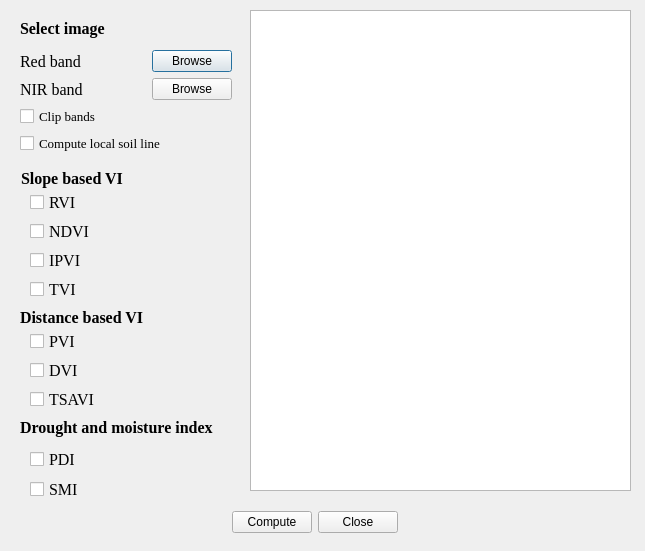
<?xml version="1.0" encoding="UTF-8"?>
<ui version="4.0">
 <class>VDIPDialogBase</class>
 <widget class="QDialog" name="VDIPDialogBase">
  <property name="geometry">
   <rect>
    <x>0</x>
    <y>0</y>
    <width>645</width>
    <height>551</height>
   </rect>
  </property>
  <property name="windowTitle">
   <string>VDIP</string>
  </property>
  <widget class="QCheckBox" name="cb_sm">
   <property name="geometry">
    <rect>
     <x>30</x>
     <y>478</y>
     <width>199</width>
     <height>23</height>
    </rect>
   </property>
   <property name="font">
    <font>
     <family>Times New Roman</family>
     <pointsize>12</pointsize>
    </font>
   </property>
   <property name="text">
    <string>SMI</string>
   </property>
  </widget>
  <widget class="QCheckBox" name="cb_ndvi">
   <property name="geometry">
    <rect>
     <x>30</x>
     <y>220</y>
     <width>199</width>
     <height>23</height>
    </rect>
   </property>
   <property name="font">
    <font>
     <family>Times New Roman</family>
     <pointsize>12</pointsize>
    </font>
   </property>
   <property name="text">
    <string>NDVI</string>
   </property>
  </widget>
  <widget class="QCheckBox" name="cb_tsavi">
   <property name="geometry">
    <rect>
     <x>30</x>
     <y>388</y>
     <width>199</width>
     <height>23</height>
    </rect>
   </property>
   <property name="font">
    <font>
     <family>Times New Roman</family>
     <pointsize>12</pointsize>
    </font>
   </property>
   <property name="text">
    <string>TSAVI</string>
   </property>
  </widget>
  <widget class="QCheckBox" name="cb_ipvi">
   <property name="geometry">
    <rect>
     <x>30</x>
     <y>249</y>
     <width>199</width>
     <height>23</height>
    </rect>
   </property>
   <property name="font">
    <font>
     <family>Times New Roman</family>
     <pointsize>12</pointsize>
    </font>
   </property>
   <property name="text">
    <string>IPVI</string>
   </property>
  </widget>
  <widget class="QCheckBox" name="cb_tvi">
   <property name="geometry">
    <rect>
     <x>30</x>
     <y>278</y>
     <width>199</width>
     <height>23</height>
    </rect>
   </property>
   <property name="font">
    <font>
     <family>Times New Roman</family>
     <pointsize>12</pointsize>
    </font>
   </property>
   <property name="text">
    <string>TVI</string>
   </property>
  </widget>
  <widget class="QWidget" name="layoutWidget_2">
   <property name="geometry">
    <rect>
     <x>20</x>
     <y>13</y>
     <width>212</width>
     <height>141</height>
    </rect>
   </property>
   <layout class="QVBoxLayout" name="verticalLayout_2">
    <item>
     <widget class="QLabel" name="label">
      <property name="font">
       <font>
        <family>Times New Roman</family>
        <pointsize>12</pointsize>
        <weight>75</weight>
        <bold>true</bold>
       </font>
      </property>
      <property name="text">
       <string>Select image</string>
      </property>
     </widget>
    </item>
    <item>
     <layout class="QVBoxLayout" name="verticalLayout">
      <item>
       <layout class="QHBoxLayout" name="horizontalLayout">
        <item>
         <widget class="QLabel" name="label_3">
          <property name="font">
           <font>
            <family>Times New Roman</family>
            <pointsize>12</pointsize>
           </font>
          </property>
          <property name="text">
           <string>Red band</string>
          </property>
         </widget>
        </item>
        <item>
         <spacer name="horizontalSpacer">
          <property name="orientation">
           <enum>Qt::Horizontal</enum>
          </property>
          <property name="sizeHint" stdset="0">
           <size>
            <width>58</width>
            <height>16</height>
           </size>
          </property>
         </spacer>
        </item>
        <item>
         <widget class="QPushButton" name="pb_red_band">
          <property name="text">
           <string>Browse</string>
          </property>
         </widget>
        </item>
       </layout>
      </item>
      <item>
       <layout class="QHBoxLayout" name="horizontalLayout_2">
        <item>
         <widget class="QLabel" name="label_4">
          <property name="font">
           <font>
            <family>Times New Roman</family>
            <pointsize>12</pointsize>
           </font>
          </property>
          <property name="text">
           <string>NIR band</string>
          </property>
         </widget>
        </item>
        <item>
         <spacer name="horizontalSpacer_2">
          <property name="orientation">
           <enum>Qt::Horizontal</enum>
          </property>
          <property name="sizeHint" stdset="0">
           <size>
            <width>58</width>
            <height>20</height>
           </size>
          </property>
         </spacer>
        </item>
        <item>
         <widget class="QPushButton" name="pb_nir_band">
          <property name="text">
           <string>Browse</string>
          </property>
         </widget>
        </item>
       </layout>
      </item>
     </layout>
    </item>
    <item>
     <layout class="QHBoxLayout" name="horizontalLayout_3">
      <item>
       <widget class="QCheckBox" name="cb_clip_bands">
        <property name="font">
         <font>
          <family>Times New Roman</family>
          <pointsize>10</pointsize>
         </font>
        </property>
        <property name="text">
         <string>Clip bands</string>
        </property>
       </widget>
      </item>
      <item>
       <spacer name="horizontalSpacer_4">
        <property name="orientation">
         <enum>Qt::Horizontal</enum>
        </property>
        <property name="sizeHint" stdset="0">
         <size>
          <width>48</width>
          <height>20</height>
         </size>
        </property>
       </spacer>
      </item>
     </layout>
    </item>
    <item>
     <layout class="QHBoxLayout" name="horizontalLayout_4">
      <item>
       <widget class="QCheckBox" name="cb_local_soil_line">
        <property name="font">
         <font>
          <family>Times New Roman</family>
          <pointsize>10</pointsize>
         </font>
        </property>
        <property name="text">
         <string>Compute local soil line</string>
        </property>
       </widget>
      </item>
      <item>
       <spacer name="horizontalSpacer_3">
        <property name="orientation">
         <enum>Qt::Horizontal</enum>
        </property>
        <property name="sizeHint" stdset="0">
         <size>
          <width>40</width>
          <height>20</height>
         </size>
        </property>
       </spacer>
      </item>
     </layout>
    </item>
   </layout>
  </widget>
  <widget class="QCheckBox" name="cb_pdi">
   <property name="geometry">
    <rect>
     <x>30</x>
     <y>448</y>
     <width>199</width>
     <height>23</height>
    </rect>
   </property>
   <property name="font">
    <font>
     <family>Times New Roman</family>
     <pointsize>12</pointsize>
    </font>
   </property>
   <property name="text">
    <string>PDI</string>
   </property>
  </widget>
  <widget class="QCheckBox" name="cb_pvi">
   <property name="geometry">
    <rect>
     <x>30</x>
     <y>330</y>
     <width>199</width>
     <height>23</height>
    </rect>
   </property>
   <property name="font">
    <font>
     <family>Times New Roman</family>
     <pointsize>12</pointsize>
    </font>
   </property>
   <property name="text">
    <string>PVI</string>
   </property>
  </widget>
  <widget class="QCheckBox" name="cb_rvi">
   <property name="geometry">
    <rect>
     <x>30</x>
     <y>191</y>
     <width>199</width>
     <height>23</height>
    </rect>
   </property>
   <property name="font">
    <font>
     <family>Times New Roman</family>
     <pointsize>12</pointsize>
    </font>
   </property>
   <property name="text">
    <string>RVI</string>
   </property>
  </widget>
  <widget class="QCheckBox" name="cb_dvi">
   <property name="geometry">
    <rect>
     <x>30</x>
     <y>359</y>
     <width>199</width>
     <height>23</height>
    </rect>
   </property>
   <property name="font">
    <font>
     <family>Times New Roman</family>
     <pointsize>12</pointsize>
    </font>
   </property>
   <property name="text">
    <string>DVI</string>
   </property>
  </widget>
  <widget class="QLabel" name="label_2">
   <property name="geometry">
    <rect>
     <x>21</x>
     <y>169</y>
     <width>199</width>
     <height>19</height>
    </rect>
   </property>
   <property name="font">
    <font>
     <family>Times New Roman</family>
     <pointsize>12</pointsize>
     <weight>75</weight>
     <bold>true</bold>
    </font>
   </property>
   <property name="text">
    <string>Slope based VI</string>
   </property>
  </widget>
  <widget class="QLabel" name="label_6">
   <property name="geometry">
    <rect>
     <x>20</x>
     <y>418</y>
     <width>199</width>
     <height>19</height>
    </rect>
   </property>
   <property name="font">
    <font>
     <family>Times New Roman</family>
     <pointsize>12</pointsize>
     <weight>75</weight>
     <bold>true</bold>
    </font>
   </property>
   <property name="text">
    <string>Drought and moisture index</string>
   </property>
  </widget>
  <widget class="QWidget" name="layoutWidget">
   <property name="geometry">
    <rect>
     <x>210</x>
     <y>510</y>
     <width>228</width>
     <height>25</height>
    </rect>
   </property>
   <layout class="QHBoxLayout" name="horizontalLayout_5">
    <item>
     <spacer name="horizontalSpacer_5">
      <property name="orientation">
       <enum>Qt::Horizontal</enum>
      </property>
      <property name="sizeHint" stdset="0">
       <size>
        <width>18</width>
        <height>20</height>
       </size>
      </property>
     </spacer>
    </item>
    <item>
     <widget class="QPushButton" name="pb_compute">
      <property name="text">
       <string>Compute</string>
      </property>
     </widget>
    </item>
    <item>
     <widget class="QPushButton" name="pb_close">
      <property name="text">
       <string>Close</string>
      </property>
     </widget>
    </item>
    <item>
     <spacer name="horizontalSpacer_6">
      <property name="orientation">
       <enum>Qt::Horizontal</enum>
      </property>
      <property name="sizeHint" stdset="0">
       <size>
        <width>40</width>
        <height>20</height>
       </size>
      </property>
     </spacer>
    </item>
   </layout>
  </widget>
  <widget class="QLabel" name="label_5">
   <property name="geometry">
    <rect>
     <x>20</x>
     <y>308</y>
     <width>199</width>
     <height>19</height>
    </rect>
   </property>
   <property name="font">
    <font>
     <family>Times New Roman</family>
     <pointsize>12</pointsize>
     <weight>75</weight>
     <bold>true</bold>
    </font>
   </property>
   <property name="text">
    <string>Distance based VI</string>
   </property>
  </widget>
  <widget class="QTextBrowser" name="tb_display">
   <property name="geometry">
    <rect>
     <x>250</x>
     <y>10</y>
     <width>381</width>
     <height>481</height>
    </rect>
   </property>
  </widget>
 </widget>
 <resources/>
 <connections/>
</ui>
